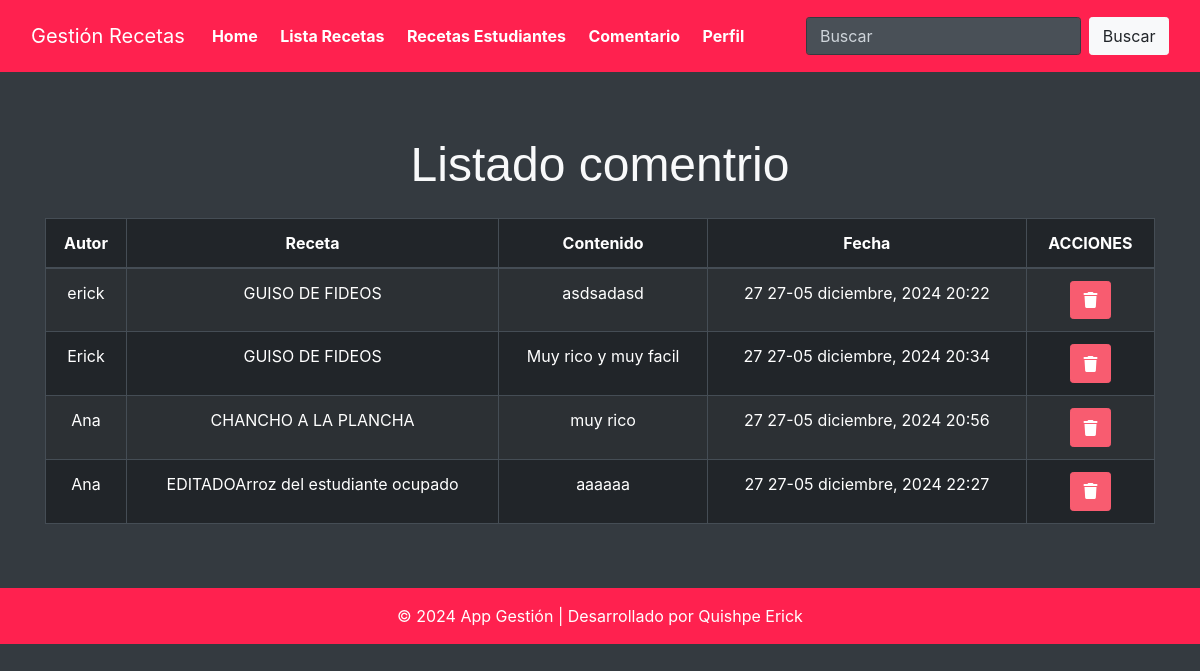
The page /listar_comentario/ on the database its author committed.
### Aplicaciones/Recetas/models.py (models this page shows)
class Comentario(models.Model):
    autor = models.CharField(max_length=100)
    receta = models.ForeignKey(Receta, on_delete=models.CASCADE, related_name='comentarios')
    contenido = models.TextField()
    fecha = models.DateTimeField(auto_now_add=True)

class Receta(models.Model):
    NIVEL_DIFICULTAD_CHOICES = [
        ('Fácil', 'Fácil'),
        ('Intermedio', 'Intermedio'),
        ('Difícil', 'Difícil'),
    ]
    nombre = models.CharField(max_length=255, verbose_name="Nombre de la receta")
    descripcion = models.TextField(verbose_name="Descripción", blank=True, null=True)
    ingredientes = models.TextField(verbose_name="Ingredientes")
    instrucciones = models.TextField(verbose_name="Instrucciones")
    tiempo_preparacion = models.PositiveIntegerField(verbose_name="Tiempo de preparación (minutos)")
    nivel_dificultad = models.CharField(
        max_length=50,
        choices=NIVEL_DIFICULTAD_CHOICES,
        verbose_name="Nivel de dificultad"
    )
    imagen = models.ImageField(upload_to='recetas/', blank=True, null=True, verbose_name="Imagen de la receta")
    es_favorita = models.BooleanField(default=False, verbose_name="Es favorita")
    fecha_creacion = models.DateTimeField(auto_now_add=True, verbose_name="Fecha de creación")

### Aplicaciones/Recetas/views.py (the view)
# urls.py: path('listar_comentario/', views.listar_comentario, name='listar_comentario'),
def listar_comentario(request):
    comentariosBdd = Comentario.objects.all()
    return render(request, 'listar_comentario.html', {'comentarios': comentariosBdd})

### Aplicaciones/Recetas/templates/listar_comentario.html (shortened to what this page needs)
{% extends "./plantilla.html" %}
{% block contenido %}
{% load static %}
<div class="container mt-5">
    <div class="row">
        <div class="col-12 text-center">
           <br> <h1 class="mb-4">Listado comentrio</h1>
           <div class="row">
            <div class="col-12">
                <table class="table table-bordered table-dark table-striped table-hover text-center"  id="tbl-comentario">
                    <thead>
        <tr>
          <th>Autor</th>
          <th>Receta</th>
          <th>Contenido</th>
          <th>Fecha</th>
          <th>ACCIONES</th>
        </tr>
      </thead>
      <tbody>
        {% for comentario in comentarios %}
        <tr>
          <td>{{ comentario.autor }}</td>
          <td>{{ comentario.receta.nombre }}</td>
          <td>{{ comentario.contenido }}</td>
          <td>{{ comentario.fecha|date:"d de F, Y H:i" }}</td>
          <td align="center">
            <a href="javascript: void(0)" onclick="eliminarcomentario('/eliminar_comentario/{{ comentario.id }}');" class="btn btn-danger"><i class="fas fa-trash"></i></a>
        </td>
        </tr>
        {% endfor %}
      </tbody>
    </table>
  </div>
</body>
</html>
{% endblock %}

### rows shown on the page
Comentario: autor "erick", receta.nombre "GUISO DE FIDEOS", contenido "asdsadasd", fecha "27 27-05 diciembre, 2024 20:22"
Comentario: autor "Erick", receta.nombre "GUISO DE FIDEOS", contenido "Muy rico y muy facil", fecha "27 27-05 diciembre, 2024 20:34"
Comentario: autor "Ana", receta.nombre "CHANCHO A LA PLANCHA", contenido "muy rico", fecha "27 27-05 diciembre, 2024 20:56"
Comentario: autor "Ana", receta.nombre "EDITADOArroz del estudiante ocupado", contenido "aaaaaa", fecha "27 27-05 diciembre, 2024 22:27"
